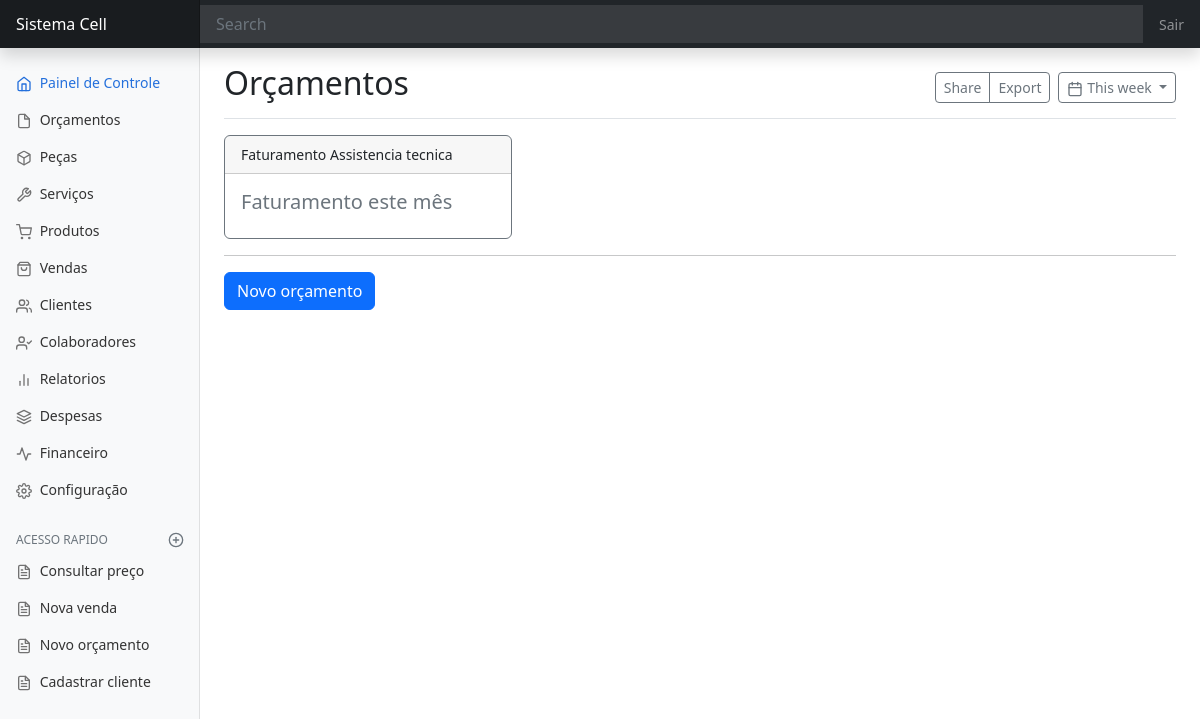
Page /orcamento/ on the earlier database version.
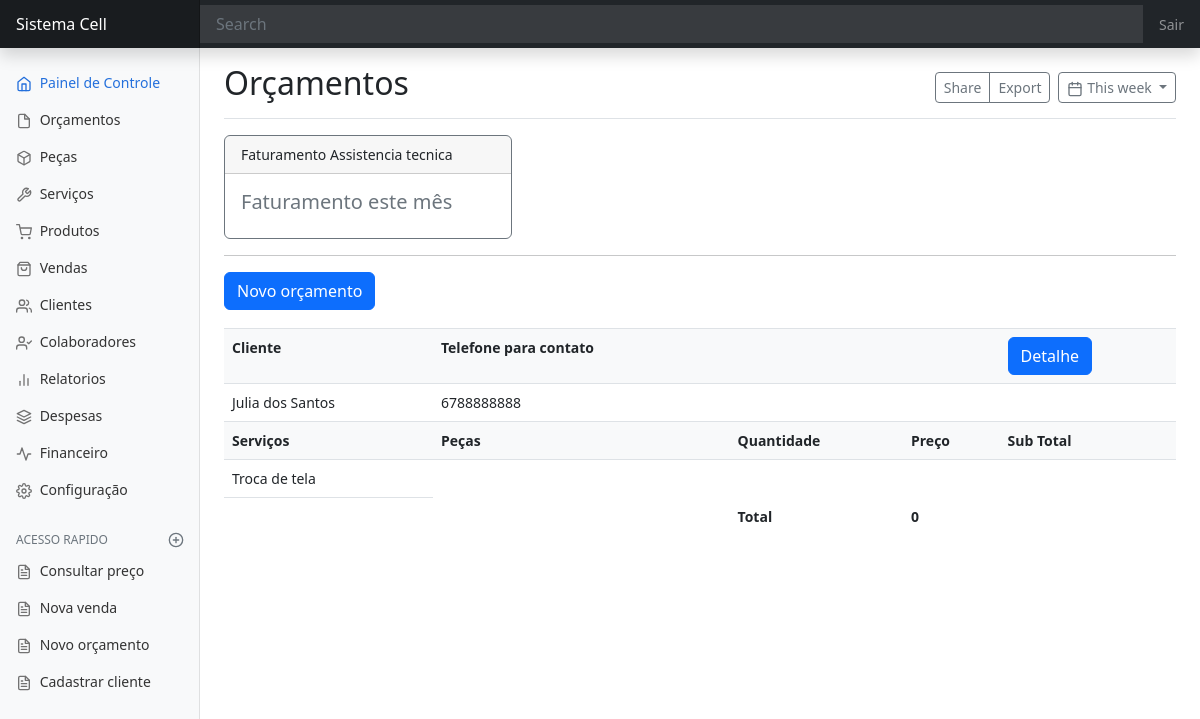
Same page on the later database version.
### orcamento/models.py (models this page shows, shortened)
class Orcamento(models.Model):
    cliente = models.ForeignKey(Cliente, on_delete=models.CASCADE)
    celular = models.CharField(max_length=90)
    servico = models.ForeignKey(Servico, on_delete=models.CASCADE)
    class Meta:
        ordering = ('-pk',)
    def total(self):
        qs = self.orcamento_items.filter(orcamento=self.pk).values_list(
            'preco_orcamento', 'quantidade') or 0
        t = 0 if isinstance(qs, int) else sum(map(lambda q: q[0] * q[1], qs))
        return t

### cliente/models.py (models this page shows, shortened)
class Cliente(models.Model):
    data_criacao = models.DateTimeField(auto_now_add=True, editable=False)
    data_edicao = models.DateTimeField(auto_now=True, editable=False)
    nome_cliente = models.CharField(max_length=90)
    data_nascimento = models.DateField(null=True, blank=True)
    cpf = models.CharField(max_length=14, null=True, blank=True)
    telefone_contato = models.CharField(max_length=15)
    telefone_contato_2 = models.CharField(max_length=15, null=True, blank=True)
    rua = models.CharField(max_length=99, null=True, blank=True)
    numero_casa = models.IntegerField(null=True, blank=True)
    bairro = models.CharField(max_length=90, null=True, blank=True)

### servico/models.py (models this page shows)
class Servico(models.Model):
    nome_servico = models.CharField(max_length=100)
    def __str__(self):
        return self.nome_servico

### orcamento/views.py (the view)
# urls.py: path('orcamento/', ListaOrcamento.as_view(), name='orcamento'),
class ListaOrcamento(ListView):
    template_name = 'orcamento/pagina-inicial-orcamento.html'
    model = Orcamento

### orcamento/templates/orcamento/pagina-inicial-orcamento.html (shortened to what this page needs)
{% extends 'dashboard/pagina-inicial.html' %}
{% load orcamento_extra %}
{% block titulo %} Orçamentos {% endblock titulo %}
{% block conteudo%}
<div class="card border-secondary mb-3" style="max-width: 18rem;">
    <div class="card-header">Faturamento Assistencia tecnica</div>
    <div class="card-body text-secondary">
        <h5 class="card-title">Faturamento este mês</h5>
    </div>
</div>
<hr>
<a class="btn btn-primary"
   data-toggle="modal"
   data-target="#staticBackdrop"
   hx-get="{% url 'cadastrar-orcamento' %}"
   hx-target="#adicionar-conteudo">Novo orçamento</a>
<div style="padding-top:18px">
    <table class="table">
        <tbody id="orcamento-Tbody">
        {% include 'orcamento/tabela/tabela-orcamento.html' %}
        </tbody>
    </table>
</div>
{% endblock conteudo%}

### orcamento/templates/orcamento/tabela/linhas-tabela-orcamento.html (shortened to what this page needs)
<tr class="bg-light">
    <th>Cliente</th>
    <th>Telefone para contato</th>
    <th></th>
    <th></th>
    <th><a class="btn btn-primary" data-toggle="modal" data-target="#staticBackdrop"
            hx-get="{% url 'detalhe-orcamento' object.pk %}" hx-target="#adicionar-conteudo">Detalhe</a></th>
</tr>
<tr>
    <td>{{object.cliente.nome_cliente}}</td>
    <td>{{object.cliente.telefone_contato}}</td>
    <td></td>
    <td></td>
</tr>
<tr class="bg-light">
    <th>Serviços</th>
    <th>Peças</th>
    <th>Quantidade</th>
    <th>Preço</th>
    <th>Sub Total</th>
</tr>
<tr>
    <td>{{ object.servico }}</td>
</tr>
<tr class="bg-default table-borderless">
    <td></td>
    <td></td>
    <th>Total</th>
    <th>{{ object.total }}</th>
</tr>

Differences in the rows shown:
added Orcamento: cliente.nome_cliente "Julia dos Santos", cliente.telefone_contato "6788888888", servico "Troca de tela", total "0"
